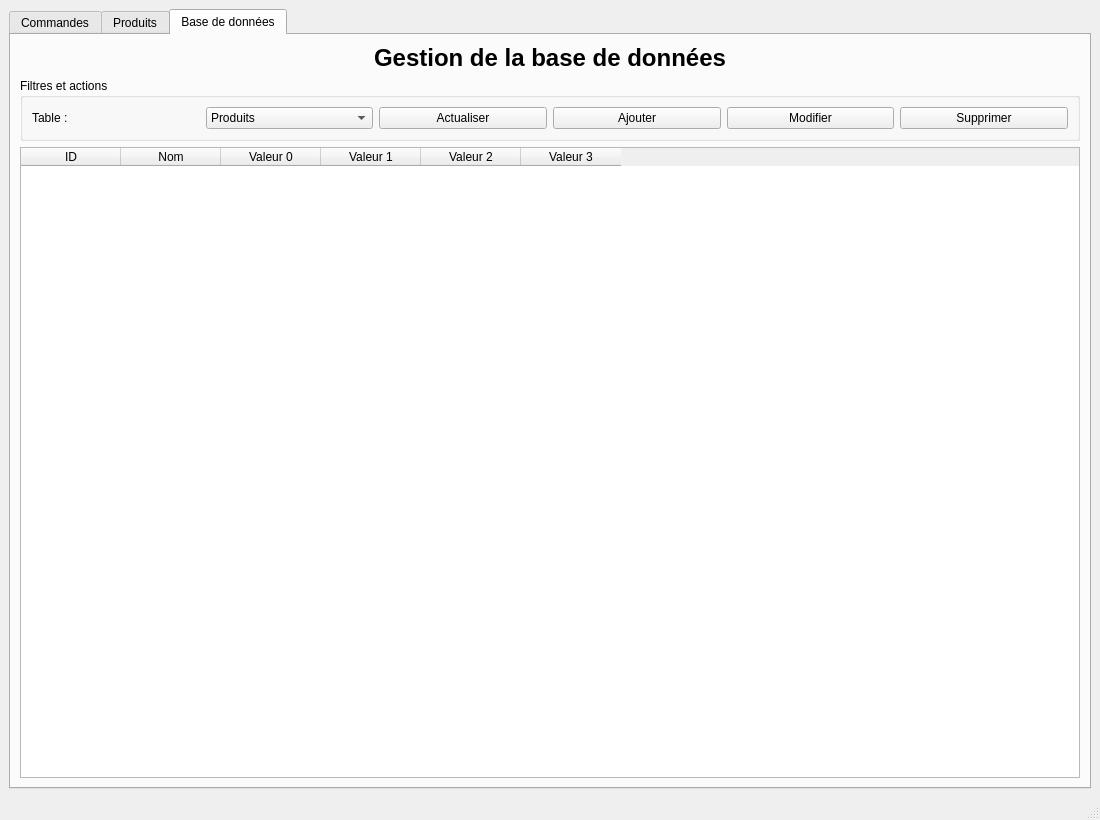
<?xml version="1.0" encoding="UTF-8"?>
<ui version="4.0">
 <class>MainWindow</class>
 <widget class="QMainWindow" name="MainWindow">
  <property name="geometry">
   <rect>
    <x>0</x>
    <y>0</y>
    <width>1100</width>
    <height>820</height>
   </rect>
  </property>
  <property name="windowTitle">
   <string>Gestion de production</string>
  </property>
  <widget class="QWidget" name="centralwidget">
   <layout class="QVBoxLayout" name="mainLayout">
    <item>
     <widget class="QTabWidget" name="tabWidget">
      <property name="currentIndex">
       <number>2</number>
      </property>
      <widget class="QWidget" name="tabOrders">
       <attribute name="title">
        <string>Commandes</string>
       </attribute>
       <layout class="QVBoxLayout" name="ordersMainLayout">
        <item>
         <widget class="QLabel" name="labelOrdersTitle">
          <property name="font">
           <font>
            <pointsize>18</pointsize>
            <bold>true</bold>
           </font>
          </property>
          <property name="text">
           <string>Gestion des commandes</string>
          </property>
          <property name="alignment">
           <set>Qt::AlignmentFlag::AlignHCenter</set>
          </property>
         </widget>
        </item>
        <item>
         <widget class="QFrame" name="frameOrderHeader">
          <property name="frameShape">
           <enum>QFrame::Shape::StyledPanel</enum>
          </property>
          <layout class="QHBoxLayout" name="orderHeaderLayout">
           <item>
            <widget class="QLabel" name="labelDateTitle">
             <property name="font">
              <font>
               <bold>true</bold>
              </font>
             </property>
             <property name="text">
              <string>Date du jour :</string>
             </property>
            </widget>
           </item>
           <item>
            <widget class="QLabel" name="labelCurrentDate">
             <property name="minimumSize">
              <size>
               <width>180</width>
               <height>0</height>
              </size>
             </property>
             <property name="text">
              <string>À renseigner dans le code</string>
             </property>
            </widget>
           </item>
           <item>
            <spacer name="horizontalSpacerOrderHeader">
             <property name="orientation">
              <enum>Qt::Orientation::Horizontal</enum>
             </property>
             <property name="sizeHint" stdset="0">
              <size>
               <width>40</width>
               <height>20</height>
              </size>
             </property>
            </spacer>
           </item>
          </layout>
         </widget>
        </item>
        <item>
         <widget class="QGroupBox" name="groupOrderLines">
          <property name="title">
           <string>Produits de la commande</string>
          </property>
          <layout class="QVBoxLayout" name="orderLinesLayout">
           <item>
            <widget class="QGroupBox" name="groupOrderInfo">
             <property name="title">
              <string>Ajouter un produit à la commande</string>
             </property>
             <layout class="QFormLayout" name="formOrderInfo">
              <item row="0" column="0">
               <widget class="QLabel" name="labelOrderNumber">
                <property name="text">
                 <string>Produit</string>
                </property>
               </widget>
              </item>
              <item row="0" column="1">
               <layout class="QHBoxLayout" name="Produitlayout">
                <item>
                 <widget class="QComboBox" name="InputProductOrder"/>
                </item>
               </layout>
              </item>
              <item row="1" column="0">
               <widget class="QLabel" name="labelClientName">
                <property name="text">
                 <string>Quantité</string>
                </property>
               </widget>
              </item>
              <item row="1" column="1">
               <widget class="QSpinBox" name="spinBox"/>
              </item>
              <item row="4" column="0">
               <widget class="QLabel" name="labelStartHour">
                <property name="text">
                 <string>Heure de début :</string>
                </property>
               </widget>
              </item>
              <item row="4" column="1">
               <layout class="QHBoxLayout" name="StartHourelayout">
                <item>
                 <widget class="QTimeEdit" name="inputStartHour">
                  <property name="displayFormat">
                   <string>HH:mm</string>
                  </property>
                 </widget>
                </item>
                <item>
                 <widget class="QPushButton" name="BtnOptimize">
                  <property name="text">
                   <string>Optimiser</string>
                  </property>
                 </widget>
                </item>
               </layout>
              </item>
             </layout>
            </widget>
           </item>
           <item>
            <widget class="QTableWidget" name="tableOrders">
             <property name="alternatingRowColors">
              <bool>true</bool>
             </property>
             <property name="selectionBehavior">
              <enum>QAbstractItemView::SelectionBehavior::SelectRows</enum>
             </property>
             <property name="rowCount">
              <number>0</number>
             </property>
             <property name="columnCount">
              <number>5</number>
             </property>
             <column>
              <property name="text">
               <string>Produit</string>
              </property>
             </column>
             <column>
              <property name="text">
               <string>Quantité</string>
              </property>
             </column>
             <column>
              <property name="text">
               <string>Prix</string>
              </property>
             </column>
             <column>
              <property name="text">
               <string>Heure de début</string>
              </property>
             </column>
             <column>
              <property name="text">
               <string>Heure de fin</string>
              </property>
             </column>
            </widget>
           </item>
           <item>
            <layout class="QHBoxLayout" name="orderButtonsLayout">
             <item>
              <widget class="QPushButton" name="btnAddOrderLine">
               <property name="text">
                <string>+ Ajouter un produit</string>
               </property>
              </widget>
             </item>
             <item>
              <widget class="QPushButton" name="btnRemoveOrderLine">
               <property name="text">
                <string>Supprimer la ligne</string>
               </property>
              </widget>
             </item>
             <item>
              <spacer name="horizontalSpacerOrderButtons">
               <property name="orientation">
                <enum>Qt::Orientation::Horizontal</enum>
               </property>
               <property name="sizeHint" stdset="0">
                <size>
                 <width>40</width>
                 <height>20</height>
                </size>
               </property>
              </spacer>
             </item>
             <item>
              <widget class="QPushButton" name="btnValidateOrder">
               <property name="text">
                <string>Valider la commande</string>
               </property>
              </widget>
             </item>
            </layout>
           </item>
          </layout>
         </widget>
        </item>
        <item>
         <widget class="QGroupBox" name="groupPriceGraph">
          <property name="title">
           <string>Graphique des prix de l'électricité</string>
          </property>
          <layout class="QVBoxLayout" name="priceGraphLayout">
           <item>
            <widget class="QLabel" name="labelPriceGraphImage">
             <property name="minimumSize">
              <size>
               <width>0</width>
               <height>240</height>
              </size>
             </property>
             <property name="sizePolicy">
              <sizepolicy hsizetype="Expanding" vsizetype="Expanding">
               <horstretch>0</horstretch>
               <verstretch>1</verstretch>
              </sizepolicy>
             </property>
             <property name="frameShape">
              <enum>QFrame::Shape::Box</enum>
             </property>
             <property name="text">
              <string>Image du graphique des prix à afficher ici</string>
             </property>
             <property name="scaledContents">
              <bool>true</bool>
             </property>
             <property name="alignment">
              <set>Qt::AlignmentFlag::AlignCenter</set>
             </property>
            </widget>
           </item>
          </layout>
         </widget>
        </item>
       </layout>
      </widget>
      <widget class="QWidget" name="tabProducts">
       <attribute name="title">
        <string>Produits</string>
       </attribute>
       <layout class="QVBoxLayout" name="productsMainLayout">
        <item>
         <widget class="QLabel" name="titleLabel">
          <property name="font">
           <font>
            <pointsize>20</pointsize>
            <bold>true</bold>
           </font>
          </property>
          <property name="text">
           <string>Ajouter un produit</string>
          </property>
          <property name="alignment">
           <set>Qt::AlignmentFlag::AlignHCenter</set>
          </property>
         </widget>
        </item>
        <item>
         <widget class="QGroupBox" name="groupGeneral">
          <property name="title">
           <string>Informations générales</string>
          </property>
          <layout class="QFormLayout" name="formGeneral">
           <item row="0" column="0">
            <widget class="QLabel" name="labelProductName">
             <property name="text">
              <string>Nom du produit :</string>
             </property>
            </widget>
           </item>
           <item row="0" column="1">
            <widget class="QLineEdit" name="inputProductName">
             <property name="minimumSize">
              <size>
               <width>320</width>
               <height>32</height>
              </size>
             </property>
            </widget>
           </item>
           <item row="1" column="0">
            <widget class="QLabel" name="labelDescription">
             <property name="text">
              <string>Description :</string>
             </property>
            </widget>
           </item>
           <item row="1" column="1">
            <widget class="QTextEdit" name="inputDescription">
             <property name="minimumSize">
              <size>
               <width>0</width>
               <height>90</height>
              </size>
             </property>
            </widget>
           </item>
          </layout>
         </widget>
        </item>
        <item>
         <widget class="QGroupBox" name="groupStepInput">
          <property name="title">
           <string>Ajouter une étape</string>
          </property>
          <layout class="QFormLayout" name="formStepInput">
           <item row="0" column="0">
            <widget class="QLabel" name="labelStepNumber">
             <property name="text">
              <string>Numéro :</string>
             </property>
            </widget>
           </item>
           <item row="0" column="1">
            <widget class="QSpinBox" name="inputStepNumber">
             <property name="minimumSize">
              <size>
               <width>120</width>
               <height>32</height>
              </size>
             </property>
             <property name="minimum">
              <number>1</number>
             </property>
             <property name="maximum">
              <number>999</number>
             </property>
            </widget>
           </item>
           <item row="1" column="0">
            <widget class="QLabel" name="labelStepName">
             <property name="text">
              <string>Nom de l'étape :</string>
             </property>
            </widget>
           </item>
           <item row="1" column="1">
            <widget class="QLineEdit" name="inputStepName">
             <property name="minimumSize">
              <size>
               <width>320</width>
               <height>32</height>
              </size>
             </property>
            </widget>
           </item>
           <item row="2" column="0">
            <widget class="QLabel" name="labelStepMachine">
             <property name="text">
              <string>Machine :</string>
             </property>
            </widget>
           </item>
           <item row="2" column="1">
            <layout class="QHBoxLayout" name="machineLayout">
             <item>
              <widget class="QComboBox" name="inputStepMachine">
               <property name="minimumSize">
                <size>
                 <width>220</width>
                 <height>32</height>
                </size>
               </property>
              </widget>
             </item>
             <item>
              <widget class="QPushButton" name="btnCreateMachine">
               <property name="minimumSize">
                <size>
                 <width>160</width>
                 <height>32</height>
                </size>
               </property>
               <property name="text">
                <string>+ Nouvelle machine</string>
               </property>
              </widget>
             </item>
            </layout>
           </item>
           <item row="3" column="0">
            <widget class="QLabel" name="labelStepDuration">
             <property name="text">
              <string>Durée (s) :</string>
             </property>
            </widget>
           </item>
           <item row="3" column="1">
            <widget class="QSpinBox" name="inputStepDuration">
             <property name="minimumSize">
              <size>
               <width>120</width>
               <height>32</height>
              </size>
             </property>
             <property name="minimum">
              <number>1</number>
             </property>
             <property name="maximum">
              <number>100000</number>
             </property>
             <property name="value">
              <number>1</number>
             </property>
            </widget>
           </item>
           <item row="4" column="0" colspan="2">
            <widget class="QPushButton" name="btnAddStep">
             <property name="minimumSize">
              <size>
               <width>0</width>
               <height>36</height>
              </size>
             </property>
             <property name="text">
              <string>+ Ajouter une étape</string>
             </property>
            </widget>
           </item>
          </layout>
         </widget>
        </item>
        <item>
         <widget class="QGroupBox" name="groupSteps">
          <property name="title">
           <string>Étapes du process</string>
          </property>
          <layout class="QVBoxLayout" name="stepsLayout">
           <item>
            <widget class="QTableWidget" name="tableSteps">
             <property name="editTriggers">
              <set>QAbstractItemView::EditTrigger::AnyKeyPressed|QAbstractItemView::EditTrigger::DoubleClicked|QAbstractItemView::EditTrigger::EditKeyPressed|QAbstractItemView::EditTrigger::SelectedClicked</set>
             </property>
             <property name="alternatingRowColors">
              <bool>true</bool>
             </property>
             <property name="selectionBehavior">
              <enum>QAbstractItemView::SelectionBehavior::SelectRows</enum>
             </property>
             <property name="rowCount">
              <number>0</number>
             </property>
             <property name="columnCount">
              <number>5</number>
             </property>
             <column>
              <property name="text">
               <string>N°</string>
              </property>
             </column>
             <column>
              <property name="text">
               <string>Nom de l'étape</string>
              </property>
             </column>
             <column>
              <property name="text">
               <string>Machine</string>
              </property>
             </column>
             <column>
              <property name="text">
               <string>Durée (s)</string>
              </property>
             </column>
             <column>
              <property name="text">
               <string>Action</string>
              </property>
             </column>
            </widget>
           </item>
           <item>
            <layout class="QHBoxLayout" name="bottomButtons">
             <item>
              <spacer name="horizontalSpacer">
               <property name="orientation">
                <enum>Qt::Orientation::Horizontal</enum>
               </property>
               <property name="sizeHint" stdset="0">
                <size>
                 <width>40</width>
                 <height>20</height>
                </size>
               </property>
              </spacer>
             </item>
             <item>
              <widget class="QPushButton" name="btnCancel">
               <property name="minimumSize">
                <size>
                 <width>120</width>
                 <height>36</height>
                </size>
               </property>
               <property name="text">
                <string>Annuler</string>
               </property>
              </widget>
             </item>
             <item>
              <widget class="QPushButton" name="btnValidate">
               <property name="minimumSize">
                <size>
                 <width>120</width>
                 <height>36</height>
                </size>
               </property>
               <property name="text">
                <string>Valider</string>
               </property>
               <property name="default">
                <bool>true</bool>
               </property>
              </widget>
             </item>
            </layout>
           </item>
          </layout>
         </widget>
        </item>
       </layout>
      </widget>
      <widget class="QWidget" name="tabDatabase">
       <attribute name="title">
        <string>Base de données</string>
       </attribute>
       <layout class="QVBoxLayout" name="databaseMainLayout">
        <item>
         <widget class="QLabel" name="labelDatabaseTitle">
          <property name="font">
           <font>
            <pointsize>18</pointsize>
            <bold>true</bold>
           </font>
          </property>
          <property name="text">
           <string>Gestion de la base de données</string>
          </property>
          <property name="alignment">
           <set>Qt::AlignmentFlag::AlignHCenter</set>
          </property>
         </widget>
        </item>
        <item>
         <widget class="QGroupBox" name="groupDatabaseControls">
          <property name="title">
           <string>Filtres et actions</string>
          </property>
          <layout class="QHBoxLayout" name="databaseControlsLayout">
           <item>
            <widget class="QLabel" name="labelDatabaseTable">
             <property name="text">
              <string>Table :</string>
             </property>
            </widget>
           </item>
           <item>
            <widget class="QComboBox" name="inputDatabaseTable">
             <item>
              <property name="text">
               <string>Produits</string>
              </property>
             </item>
             <item>
              <property name="text">
               <string>Machines</string>
              </property>
             </item>
             <item>
              <property name="text">
               <string>Étapes</string>
              </property>
             </item>
             <item>
              <property name="text">
               <string>Opérateurs</string>
              </property>
             </item>
            </widget>
           </item>
           <item>
            <widget class="QPushButton" name="btnRefreshDatabase">
             <property name="text">
              <string>Actualiser</string>
             </property>
            </widget>
           </item>
           <item>
            <widget class="QPushButton" name="btnAddDatabaseRow">
             <property name="text">
              <string>Ajouter</string>
             </property>
            </widget>
           </item>
           <item>
            <widget class="QPushButton" name="btnEditDatabaseRow">
             <property name="text">
              <string>Modifier</string>
             </property>
            </widget>
           </item>
           <item>
            <widget class="QPushButton" name="btnDeleteDatabaseRow">
             <property name="text">
              <string>Supprimer</string>
             </property>
            </widget>
           </item>
          </layout>
         </widget>
        </item>
        <item>
         <widget class="QTableWidget" name="tableDatabase">
          <property name="alternatingRowColors">
           <bool>true</bool>
          </property>
          <property name="selectionBehavior">
           <enum>QAbstractItemView::SelectionBehavior::SelectRows</enum>
          </property>
          <property name="rowCount">
           <number>0</number>
          </property>
          <property name="columnCount">
           <number>6</number>
          </property>
          <column>
           <property name="text">
            <string>ID</string>
           </property>
          </column>
          <column>
           <property name="text">
            <string>Nom</string>
           </property>
          </column>
          <column>
           <property name="text">
            <string>Valeur 0</string>
           </property>
          </column>
          <column>
           <property name="text">
            <string>Valeur 1</string>
           </property>
          </column>
          <column>
           <property name="text">
            <string>Valeur 2</string>
           </property>
          </column>
          <column>
           <property name="text">
            <string>Valeur 3</string>
           </property>
          </column>
         </widget>
        </item>
       </layout>
      </widget>
     </widget>
    </item>
   </layout>
  </widget>
  <widget class="QMenuBar" name="menubar">
   <property name="geometry">
    <rect>
     <x>0</x>
     <y>0</y>
     <width>1100</width>
     <height>33</height>
    </rect>
   </property>
  </widget>
  <widget class="QStatusBar" name="statusbar"/>
 </widget>
 <resources/>
 <connections/>
</ui>
